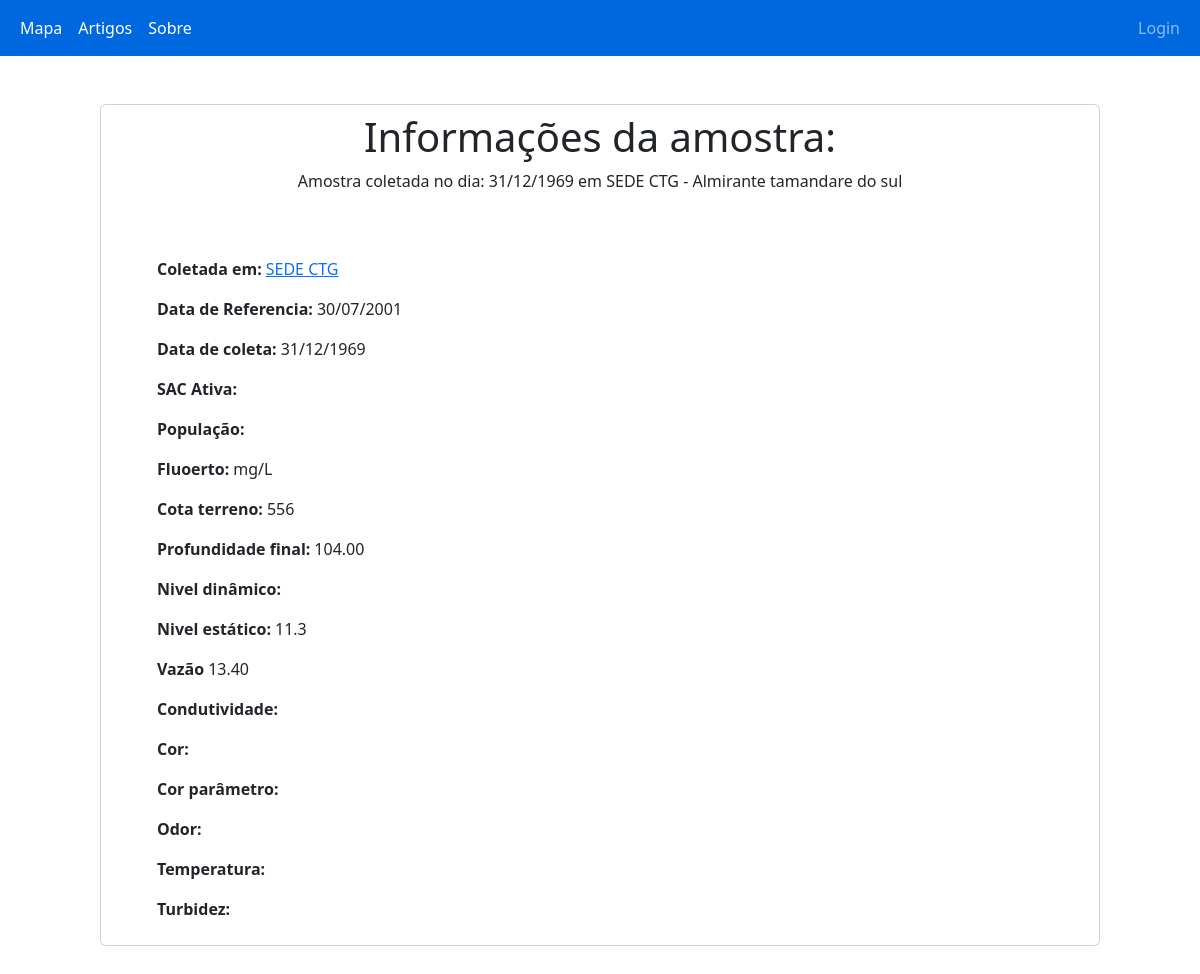
The app's page /php/amostra.php?ponto=4300016518, older data.
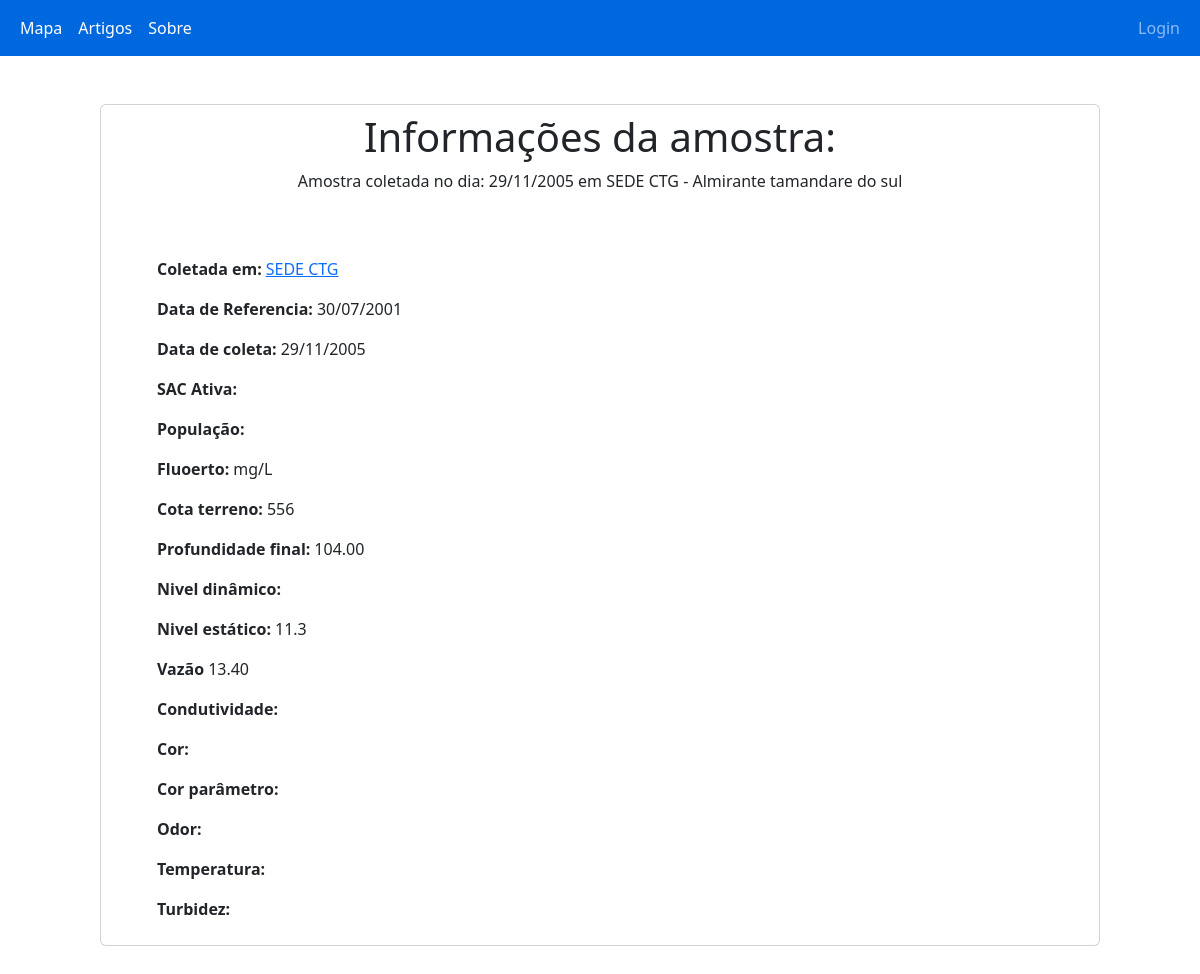
The same page, newer data.
### tables this page shows
CREATE TABLE `amostra` (
  `idAmostra` int NOT NULL AUTO_INCREMENT,
  `ponto` bigint NOT NULL,
  `municipio` varchar(100) DEFAULT NULL,
  `idCriador` int DEFAULT NULL,
  `idEditor` int DEFAULT NULL,
  `dataPerfuracao` varchar(50) DEFAULT NULL,
  `dataAnalise` varchar(50) DEFAULT NULL,
  `cotaTerreno` varchar(50) DEFAULT NULL,
  `profundidadeFinal` varchar(50) DEFAULT NULL,
  `nivelDinamico` varchar(50) DEFAULT NULL,
  `nivelEstatico` varchar(50) DEFAULT NULL,
  `vazaoEspecifica` varchar(50) DEFAULT NULL,
  `vazaoEstabilizacao` varchar(50) DEFAULT NULL,
  `condutividade` varchar(50) DEFAULT NULL,
  `cor` varchar(50) DEFAULT NULL,
  `corParametro` varchar(45) DEFAULT NULL,
  `odor` varchar(45) DEFAULT NULL,
  `sabor` varchar(45) DEFAULT NULL,
  `temperatura` varchar(50) DEFAULT NULL,
  `turbidez` varchar(45) DEFAULT NULL,
  `fluor` varchar(45) DEFAULT NULL,
  PRIMARY KEY (`idAmostra`)
);

### php/session.php (called while the page is built, shortened)
<?php
    $logado = $_SESSION['logado'];
    if($logado == NULL or FALSE){
        $logado = FALSE;
    }
    else{
        $logado = TRUE;
    }
?>

### php/amostra.php (the view, shortened to what this page needs)
<!DOCTYPE html>
<html lang="pt-br">
<head>
    <link rel="stylesheet" href="../style/style.css">
    <link href="https://cdn.jsdelivr.net/npm/bootstrap@5.2.2/dist/css/bootstrap.min.css" rel="stylesheet">
</head>
<body>
<?php
    include_once "session.php";
    include_once "link.php";
    if ($logado == FALSE or NULL) {
        include_once "navbar.php";
    }else{
        include_once "navbarL.php";
    }
    $ponto = $_GET['ponto'];
    $query = mysqli_query($link,"SELECT * FROM amostra WHERE ponto = '$ponto'") or die (mysqli_error($link));
    $row = mysqli_fetch_assoc($query);
        ?>
        <?php
    $ponto = $row['ponto'];
    $query2 = mysqli_query($link,"SELECT nome, ponto, sacAtiva, populacao FROM LOCAL WHERE ponto = '$ponto'") or die (mysqli_error($link));
    $row2 = mysqli_fetch_array($query2);
    function formatarData($dataOriginal) {
        $novaData = date("d-m-Y", strtotime($dataOriginal));
        $novaData = str_replace('-', '/', $novaData);
        return $novaData;
    }
?>
<div class='row'>
    <div class='d-flex justify-content-center'>
        <div class='container-fluid card col-10 m-5 p-2'>
            <div class="text-center">
                <h1>Informações da amostra:</h1>
                <p>Amostra coletada no dia: <?php echo formatarData($row['dataAnalise']) ?> em <?php echo $row2['nome'] ?> - <?php echo $row['municipio']?></p>
            </div>
        <div class="mx-5 mt-5 d-flex">
            <p class="me-1">Coletada em:</p>
            <a href="local.php?ponto=<?php echo $row2['ponto'] ?>"><?php echo $row2['nome'] ?></a>
        </div>
        <div class="mx-5 d-flex">
            <p class="me-1">Data de Referencia:</p>
            <p><?php echo formatarData($row['dataPerfuracao']) ?></p>
        </div>
        <div class="mx-5 d-flex">
            <p class="me-1">Data de coleta:</p>
            <p><?php echo formatarData($row['dataAnalise']) ?></p>
        </div>
        <div class="mx-5 d-flex">
            <p class="me-1">SAC Ativa:</p>
        </div>
        <div class="mx-5 d-flex">
            <p class="me-1">População:</p>
        </div>
        <div class="mx-5 d-flex">
            <p class="me-1">Fluoerto:</p>
            <p><?php echo $row['fluor'] . "mg/L"?></p>
        </div>
        <div class="mx-5 d-flex">
            <p class="me-1">Cota terreno:</p>
            <p><?php echo $row['cotaTerreno']?></p>
        </div>
        <div class="mx-5 d-flex">
            <p class="me-1">Profundidade final:</p>
            <p><?php echo $row['profundidadeFinal']?></p>
        </div>
        <div class="mx-5 d-flex">
            <p class="me-1">Nivel dinâmico:</p>
        </div>
        <div class="mx-5 d-flex">
            <p class="me-1">Nivel estático:</p>
            <p><?php echo $row['nivelEstatico']?></p>
        </div>
        <div class="mx-5 d-flex">
            <p class="me-1">Vazão</p>
            <p><?php echo $row['vazaoEstabilizacao']?></p>
        </div>
        <div class="mx-5 d-flex">
            <p class="me-1">Condutividade:</p>
        </div>
        <div class="mx-5 d-flex">
            <p class="me-1">Cor:</p>
        </div>
        <div class="mx-5 d-flex">
            <p class="me-1">Cor parâmetro:</p>
        </div>
        <div class="mx-5 d-flex">
            <p class="me-1">Odor:</p>
        </div>
        <div class="mx-5 d-flex">
            <p class="me-1">Temperatura:</p>
        </div>
        <div class="mx-5 d-flex">
            <p class="me-1">Turbidez:</p>
        </div>
    </div>
</div>
</body>

Row changes from the older to the newer data that the page shows:
changed amostra "Almirante tamandare do sul": dataAnalise "31/12/1969" → "29/11/2005"
